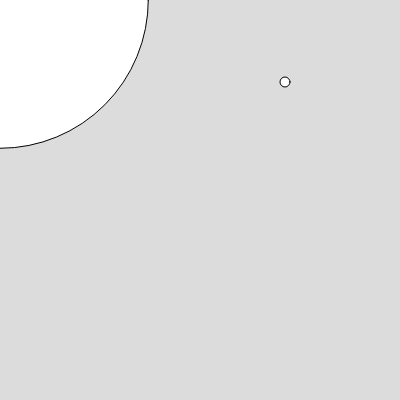
Frame 1 (no input)
Frame 60 (no input): identical to frame 1, image omitted
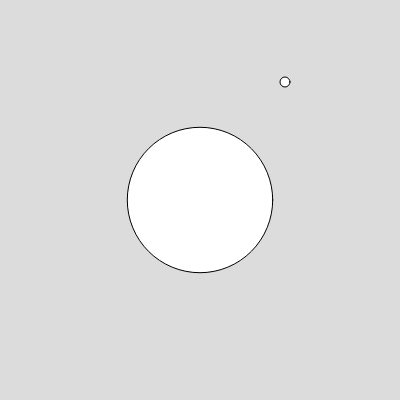
Frame 120 (the mouse pressed at the canvas centre since frame 60)

The p5.js sketch that drew these frames (run headless with seeded random() and noise() and a simulated clock; from frame 60 on, the mouse is pressed at the canvas centre):

// p5.js sketch
// ── sketch.js
function setup() {
  createCanvas(400, 400);

  x = random(400);
  y = random(400);
  x = int(x);
  y = int(y);
}

  function draw() {
  background(220)  
  circle(x, y ,10);
  let distanciaX; let distanciaY; let distancia;
  distanciaX = mouseX - x;
  distanciaY = mouseY - y;
    
    
    
    distancia = sqrt(distanciaX * distanciaX + distanciaY * distanciaY);
    
    console.log(distancia);
    circle(mouseX, mouseY, distancia)
    
   if( distancia < 3){
    text('Encontrei', 200,200);
     noLoop();
   
     }

    
}
